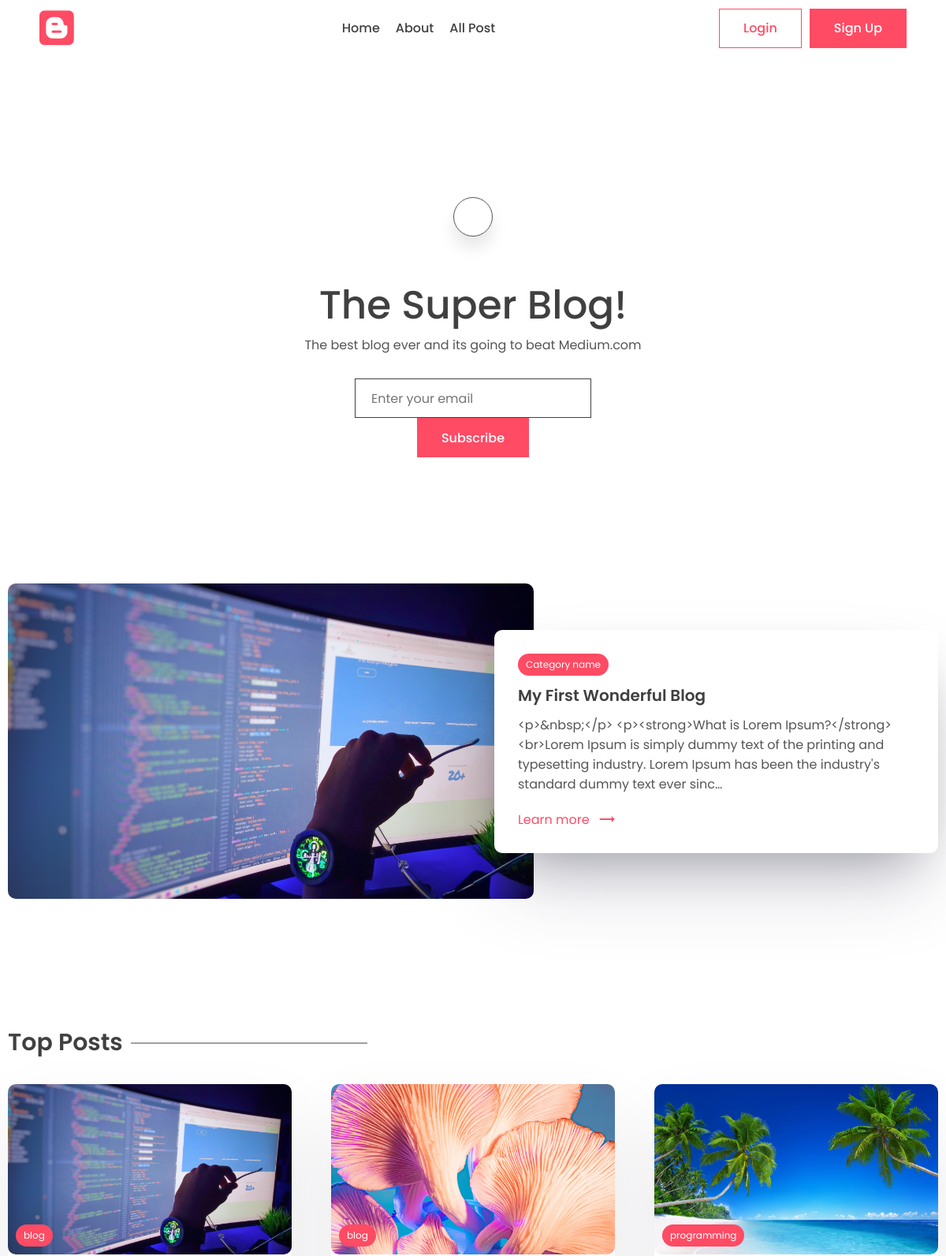
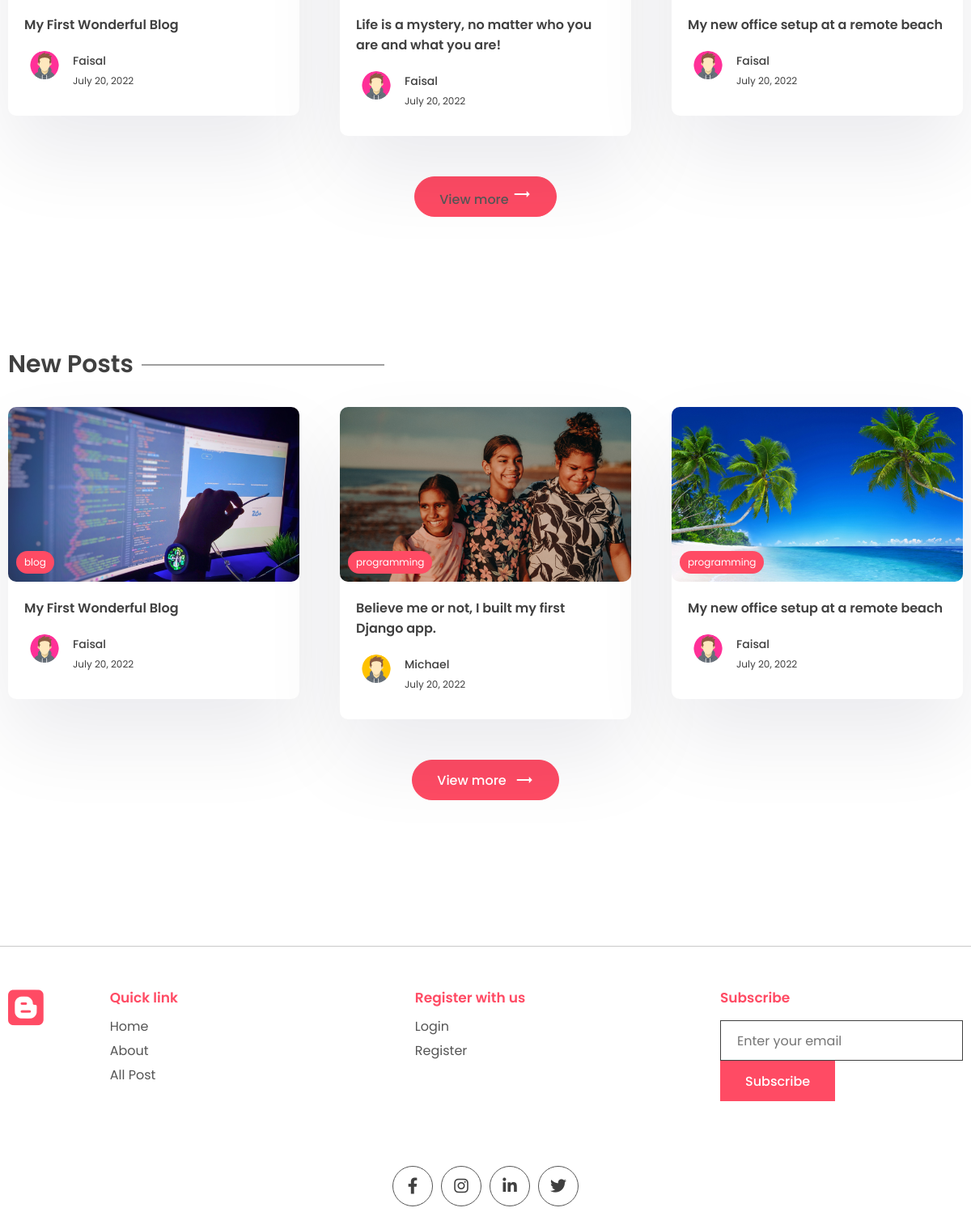
The page / on the database its author committed (2 pictures, top to bottom).
### blogapp/models.py (models this page shows, shortened)
class WebsiteMeta(models.Model):
    title=models.CharField(max_length=200)
    description=models.CharField(max_length=500)
    about = models.TextField()

class Post(models.Model):
    title=models.CharField(max_length=200)
    content = models.TextField()
    last_updated = models.DateTimeField(auto_now= True)
    slug = models.SlugField(max_length=200, unique=True)
    author = models.ForeignKey(User, on_delete= models.CASCADE)
    category = models.ForeignKey(Category, on_delete= models.CASCADE)
    tags = models.ManyToManyField(Tag, blank=True, related_name='post_tags')
    image = models.ImageField(null=True, blank=True, upload_to='images/')
    view_count = models.IntegerField(null=True, blank=True)
    likes = models.ManyToManyField(User, related_name='post_like', default=None, blank=True)
    bookmarks = models.ManyToManyField(User, related_name="bookmarks", default=None, blank=True)
    is_featured = models.BooleanField()

class Tag(models.Model):
    name = models.CharField(max_length=100)
    description = models.CharField(max_length=100)
    slug = models.SlugField(max_length=200, unique=True)

class Profile(models.Model):
    user = models.OneToOneField(User, on_delete=models.CASCADE)
    profile_image = models.ImageField()
    slug = models.SlugField(max_length=200, unique=True)

### blogapp/views.py (the view)
# urls.py: path('', views.index, name='index'),
def index(request):
    subscribe_form = SubscribeForm()
    subscribe_successful = None
    top_posts = Post.objects.all().order_by('-view_count')[0:3]
    recent_posts = Post.objects.all().order_by('-last_updated')[0:3]
    featured_blog = Post.objects.filter(is_featured = True)
    website_info = None
    if WebsiteMeta.objects.all().exists():
        website_info = WebsiteMeta.objects.all()[0]
    if featured_blog:
        featured_blog = featured_blog[0]
    if request.POST:
        subscribe_form = SubscribeForm(request.POST)
        if subscribe_form.is_valid():
            subscribe_form.save()
            subscribe_successful = 'Subscribed successfully'
            subscribe_form = SubscribeForm()
    context = {'top_posts': top_posts,
                'recent_posts': recent_posts,
                'featured_blog':featured_blog,
                'website_info':website_info,
                'subscribe_form':subscribe_form,
                'subscribe_successful':subscribe_successful}
    return render(request, 'blogapp/index.html', context)

### blogapp/form.py
class SubscribeForm(forms.ModelForm):
    class Meta:
        model=Subscribe
        fields = '__all__'
        labels = {'email': _('')}
    def __init__(self, *args, **kwargs):
        super(SubscribeForm, self).__init__(*args, **kwargs)
        self.fields['email'].widget.attrs['placeholder'] = 'Enter your email'

### blogapp/templates/blogapp/index.html (shortened to what this page needs)
{% extends "base.html" %}
{% block content %}
    <main class="sp">
      <div class="container">
        <center>
          <div class="search-bar">
            <a href="{% url 'search' %}" class="animated-search" onclick="searchbar()">
            </a>
          </div>
          <div class="typo">
            {% if website_info %}
              <h1 class="title">{{website_info.title}}</h1>
            {% else %}
              <h1 class="title">Super Blog!</h1>
            {% endif %}
            <p>
              {% if website_info.description %}
                {{website_info.description}}
              {% else %}
                This is an example description
              {% endif %}
            </p>
          </div>
          <div class="newslatter">
            <form method="POST">
            {{subscribe_form}}
            <button class="btn btn-primary">Subscribe</button>
            </form>
          </div>
        </center>
      </div>
    </main>
    {% if featured_blog %}
    <section class="sp">
      <div class="container">
        <a href="{% url 'post_page' featured_blog.slug %}">
        <div class="grid-2">
          <div class="post-img">
            <img src="{{featured_blog.image.url}}" alt="" />
          </div>
          <div class="post-content">
            <div class="cetagory">
              <p>Category name</p>
            </div>
            <h1>
              {{featured_blog.title}}
            </h1>
            <p class="des">
              {{featured_blog.content|truncatechars:200}}
            </p>
            <a class="learn" href="#"
              >Learn more <span class="material-icons"> trending_flat </span></a
            >
          </div>
        </div>
      </a>
      </div>
    </section>
    {% endif %}
    <section class="sp">
      <div class="container">
        <h1 class="sec-title">Top Posts</h1>
        <div class="grid-3">
          {% for blog in top_posts %}
          <a href="{% url 'post_page' blog.slug %}">
            <div class="card">
              <div class="post-img">
                <img src="{{blog.image.url}}" alt="" />
                <div class="tag">{{blog.tags.all.0.name}}</div>
              </div>
              <div class="card-content">
                <h3>
                  {{blog.title}}
                </h3>
                <div class="author">
                  <div class="profile-pic">
                    <img src="{{blog.author.profile.profile_image.url}}" alt="" />
                  </div>
                  <div class="details">
                    <p>{{blog.author.first_name}}</p>
                    <small>{{blog.last_updated|date}}</small>
                  </div>
                </div>
              </div>
            </div>
          </a>
          {% endfor %}
        </div>
        <center>
          <button class="btn btn-primary rounded view">
            <a href="{% url 'all_posts' %}">View more <span class="material-icons"> trending_flat </span></a>
          </button>
        </center>
      </div>
    </section>
    <section class="sp">
      <div class="container">
        <h1 class="sec-title">New Posts</h1>
        <div class="grid-3">
          {% for blog in recent_posts %}
          <a href="{% url 'post_page' blog.slug %}">
            <div class="card">
              <div class="post-img">
                <img src="{{blog.image.url}}" alt="" />
                <div class="tag">{{blog.tags.all.0.name}}</div>
              </div>
              <div class="card-content">
                <h3>
                  {{blog.title}}
                </h3>
                <div class="author">
                  <div class="profile-pic">
                    <img src="{{blog.author.profile.profile_image.url}}" alt="" />
                  </div>
                  <div class="details">
                    <p>{{blog.author.first_name}}</p>
                    <small>{{blog.last_updated|date}}</small>
                  </div>
                </div>
              </div>
            </div>
          </a>
          {% endfor %}
        </div>
        <center>
          <button class="btn btn-primary rounded view">
            View more <span class="material-icons"> trending_flat </span>
          </button>
        </center>
      </div>
    </section>
    {% endblock %}

### blogapp/static/blogapp/style.css (style rules this page uses)
* { margin: 0; padding: 0; box-sizing: border-box; text-decoration: none; border: none; outline: none; list-style: none; font-family: 'Poppins', sans-serif; color: var(--black); }
:root { --red: #FF4B64; --black: #404040; --des: #555555; --shadow: #ffffff1a 0px 1px 1px 0px inset, #32325d40 0px 50px 100px -20px, #0000004d 0px 30px 60px -30px; --shadow2: rgba(17, 12, 46, 0.084) 0px 48px 100px 0px; }
html { font-size: 62.5%; }
[class *="grid"] { display: grid; }
img { width: 100%; }
.container { max-width: 1220px; margin: auto; padding: 0 10px; }
p, a { font-size: 1.6rem; color: var(--des); }
input, textarea { font-size: 1.6rem; color: var(--black); }
.btn { cursor: pointer; height: 5rem; padding: 0 3rem; font-size: 1.6rem; font-weight: 500; border: 1px solid var(--red); display: flex; align-items: center; justify-content: center; gap: 1rem; }
.btn span { color: white; }
.btn-primary { background: var(--red); color: white; }
.rounded { border-radius: 5rem; }
.search-bar, .animated-search { width: 5rem; aspect-ratio: 1/1; border: 1px solid var(--des); border-radius: 50%; display: flex; align-items: center; justify-content: center; background: white; box-shadow: 0 15px 20px #00000018; cursor: pointer; margin-top: 10rem; z-index: 2; }
.search-bar { box-shadow: unset; border: none; }
.search-bar .animated-search { margin-top: 0; }
.typo { width: 50%; margin-top: 5rem; }
.title { font-size: 5rem; font-weight: 500; }
.newslatter { display: flex; align-items: center; justify-content: center; margin-top: 3rem; }
.newslatter input { border: 1px solid var(--black); height: 5rem; width: 30rem; padding: 0 2rem; }
.sp { padding: 8rem 0; }
.grid-2 { grid-template-columns: 1.3fr 1fr; align-items: center; }
.post-img { height: 40rem; width: 100%; overflow: hidden; border-radius: 1rem; }
.post-img img { height: 100%; object-fit: cover; object-position: center; }
.post-content { position: relative; left: -5rem; background: white; border-radius: 1rem; padding: 3rem; box-shadow: var(--shadow); width: calc(100% + 5rem); }
.post-content h1 { font-size: 2rem; font-weight: 600; margin: 1rem 0; }
.cetagory { background: var(--red); width: fit-content; border-radius: 5rem; padding: .5rem 1rem; }
.cetagory p { color: white; font-size: 1.2rem; }
.learn { display: flex; align-items: center; gap: 1rem; color: var(--red); margin-top: 2rem; }
.learn span { color: #FF4B64; }
.sec-title { font-size: 3rem; font-weight: 600; position: relative; width: fit-content; margin-bottom: 3rem; }
.sec-title::after { content: ""; position: absolute; right: -31rem; height: 1px; width: 30rem; background: var(--black); top: 50%; transform: translateY(-50%); }
.grid-3 { grid-template-columns: repeat(3, 1fr); gap: 5rem; }
.card { background: white; box-shadow: var(--shadow2); border-radius: 1rem; cursor: pointer; transition: 0.3s; }
.post-img { position: relative; }
.tag { position: absolute; bottom: 1rem; left: 1rem; background: var(--red); color: white; border-radius: 5rem; padding: .5rem 1rem; font-size: 1.2rem; }
.card-content { padding: 2rem; padding-bottom: 3rem; }
.card h3 { font-size: 1.6rem; font-weight: 600; }
.card .post-img { width: 100%; height: unset; aspect-ratio: 1/0.6; }
.author { display: flex; align-items: center; gap: 1rem; margin-top: 2rem; }
.profile-pic { width: 5rem; aspect-ratio: 1/1; border-radius: 50%; overflow: hidden; }
.author p { color: var(--black); font-weight: 500; font-size: 1.4rem; }
.author small { color: var(--black); font-size: 1.2rem; }
.view { margin-top: 5rem; }

### rows shown on the page
WebsiteMeta: title "The Super Blog!", description "The best blog ever and its going to beat Medium.com"
Post: image (picture), title "My First Wonderful Blog", content "<p>&nbsp;</p> <p><strong>What is Lorem Ipsum?</strong><br>Lorem Ipsum is simply dummy text of the printing and typesetting industry. Lorem Ipsum has been the industry's standard dummy text ever sinc…", tags.all.0.name "blog", author.profile.profile_image (picture), author.first_name "Faisal", last_updated "July 20, 2022"
Post: image (picture), tags.all.0.name "blog", title "Life is a mystery, no matter who you are and what you are!", author.profile.profile_image (picture), author.first_name "Faisal", last_updated "July 20, 2022"
Post: image (picture), tags.all.0.name "programming", title "My new office setup at a remote beach", author.profile.profile_image (picture), author.first_name "Faisal", last_updated "July 20, 2022"
Post: image (picture), tags.all.0.name "programming", title "Believe me or not, I built my first Django app.", author.profile.profile_image (picture), author.first_name "Michael", last_updated "July 20, 2022"
